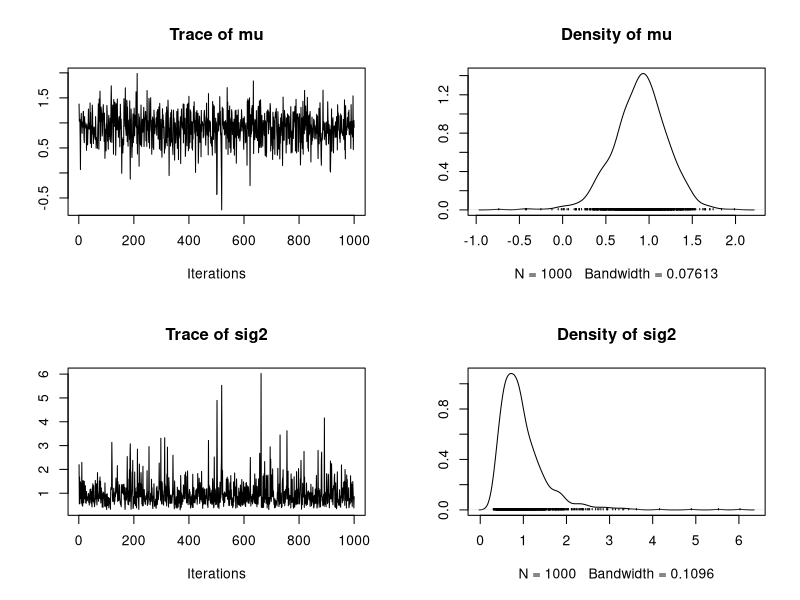

The R script that drew this image:
## ---- chunk 1
update_mu = function(n, ybar, sig2, mu_0, sig2_0){
  sig2_1 = 1 / (n/sig2 + 1/sig2_0)
  mu_1 = sig2_1*(n*ybar/sig2+ mu_0/sig2_0)
  result = rnorm(n=1, mu_1, sqrt(sig2_1))
  return(result)
}

update_sig2 = function(n, y, mu, nu_0, beta_0){
  nu_1 = nu_0 +n/2
  sumsq = sum((y-mu)^2)
  beta_1 = beta_0 + sumsq/2
  out_gamma = rgamma(1, nu_1, beta_1)
  return(1/out_gamma)
}
## ---- chunk 2
gibbs = function(y, n_iter, init, prior){
  ybar =mean(y)
  n = length(y)
  
  mu_out = numeric(n_iter)
  sig2_out = numeric(n_iter)
  
  mu_now = init$mu
  
  ## Gibbs sampler
  for( i in 1:n_iter){
    sig2_now = update_sig2(n, y, mu_now, nu_0 = prior$nu_0, beta_0=prior$beta_0)
    mu_now = update_mu(n, ybar, sig2_now, mu_0 = prior$mu_0, sig2_0 = prior$sig2_0)
    
    sig2_out[i] = sig2_now
    mu_out[i] = mu_now
  }
  return (cbind(mu=mu_out, sig2=sig2_out))
}
## ---- chunk 3
# data
y = c(1.2, 1.4, -0.5, 0.3, 0.9, 2.3, 1.0, 0.1, 1.3, 1.9)
ybar = mean(y)
n= length(y)

# prior
prior = list()
prior$mu_0 = 0
prior$sig2_0 = 1
prior$n_0 = 2
prior$s2_0 = 1
prior$nu_0 = prior$n_0 /2
prior$beta_0 = prior$n_0 * prior$s2_0 / 2 

## ---- chunk 4
set.seed(1)
init = list()
init$mu = 0

post = gibbs(y, n_iter = 1e3, init=init, prior=prior)
## ---- chunk 5
require("coda")
plot(as.mcmc(post))
summary(as.mcmc(post))
